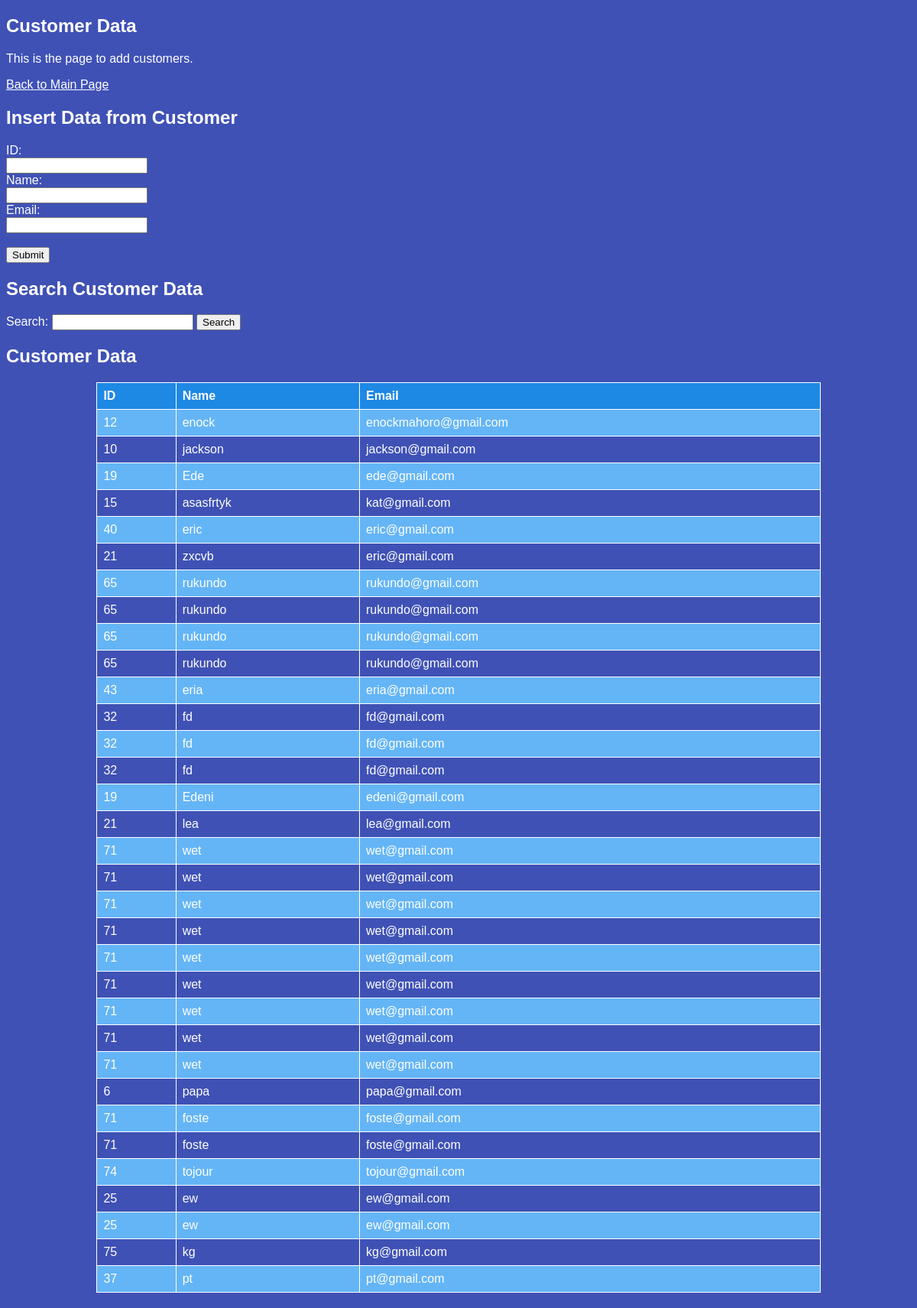
/customer.php, run on the app's committed database.
### tables this page shows
CREATE TABLE `customer` (
  `id` varchar(200) DEFAULT NULL,
  `name` varchar(220) DEFAULT NULL,
  `email` varchar(220) DEFAULT NULL
);

### customer.php (the view, shortened to what this page needs)
<?php
$host = "127.0.0.1";
$username = "root";
$password = "";
$database = "housemaid";
$conn = new mysqli($host, $username, $password, $database);
$sql = "SELECT id, name, email FROM customer";
$result = $conn->query($sql);
?>
<!DOCTYPE html>
<html lang="en">
<head>
</head>
<body>
    <h2>Customer Data</h2>
    <p>This is the page to add customers.</p>
    <a href="home1.php">Back to Main Page</a>
    <h2>Insert Data from Customer</h2>
    <form method="post" action="<?php echo htmlspecialchars($_SERVER["PHP_SELF"]); ?>">
        <label for="id">ID:</label><br>
        <input type="text" id="id" name="id"><br>
        <label for="name">Name:</label><br>
        <input type="text" id="name" name="name"><br>
        <label for="email">Email:</label><br>
        <input type="text" id="email" name="email"><br><br>
        <input type="submit" value="Submit">
    </form>
    <h2>Search Customer Data</h2>
    <form class="search-form" method="get" action="<?php echo htmlspecialchars($_SERVER["PHP_SELF"]); ?>">
        <label for="search">Search:</label>
        <input type="text" id="search" name="search">
        <input type="submit" value="Search">
    </form>
    <h2>Customer Data</h2>
    <table>
        <tr>
            <th>ID</th>
            <th>Name</th>
            <th>Email</th>
        </tr>
        <?php
        if ($result->num_rows > 0) {
            while($row = $result->fetch_assoc()) {
                echo "<tr>";
                echo "<td>".$row["id"]."</td>";
                echo "<td>".$row["name"]."</td>";
                echo "<td>".$row["email"]."</td>";
                echo "</tr>";
            }
        } else {
            echo "<tr><td colspan='3'>No data found</td></tr>";
        }
        ?>
    </table>
</body>
</html>

### customer.php (style rules this page uses)
body { background-color: #3f51b5; color: #fff; font-family: Arial, sans-serif; }
h2 { color: #fff; }
a { color: #fff; }
table { border-collapse: collapse; width: 80%; margin: 20px auto; }
th, td { border: 1px solid #fff; padding: 8px; text-align: left; }
th { background-color: #1e88e5; }
tr:nth-child(even) { background-color: #64b5f6; }
.search-form { margin-bottom: 20px; }

### data on the page
customer: id "12", name "enock", email "enockmahoro@gmail.com"
customer: id "10", name "jackson", email "jackson@gmail.com"
customer: id "19", name "Ede", email "ede@gmail.com"
customer: id "15", name "asasfrtyk", email "kat@gmail.com"
customer: id "40", name "eric", email "eric@gmail.com"
customer: id "21", name "zxcvb", email "eric@gmail.com"
customer: id "65", name "rukundo", email "rukundo@gmail.com"
customer: id "65", name "rukundo", email "rukundo@gmail.com"
customer: id "65", name "rukundo", email "rukundo@gmail.com"
customer: id "65", name "rukundo", email "rukundo@gmail.com"
customer: id "43", name "eria", email "eria@gmail.com"
customer: id "32", name "fd", email "fd@gmail.com"
customer: id "32", name "fd", email "fd@gmail.com"
customer: id "32", name "fd", email "fd@gmail.com"
customer: id "19", name "Edeni", email "edeni@gmail.com"
customer: id "21", name "lea", email "lea@gmail.com"
customer: id "71", name "wet", email "wet@gmail.com"
customer: id "71", name "wet", email "wet@gmail.com"
customer: id "71", name "wet", email "wet@gmail.com"
customer: id "71", name "wet", email "wet@gmail.com"
customer: id "71", name "wet", email "wet@gmail.com"
customer: id "71", name "wet", email "wet@gmail.com"
customer: id "71", name "wet", email "wet@gmail.com"
customer: id "71", name "wet", email "wet@gmail.com"
customer: id "71", name "wet", email "wet@gmail.com"
customer: id "6", name "papa", email "papa@gmail.com"
customer: id "71", name "foste", email "foste@gmail.com"
customer: id "71", name "foste", email "foste@gmail.com"
customer: id "74", name "tojour", email "tojour@gmail.com"
customer: id "25", name "ew", email "ew@gmail.com"
customer: id "25", name "ew", email "ew@gmail.com"
customer: id "75", name "kg", email "kg@gmail.com"
customer: id "37", name "pt", email "pt@gmail.com"
